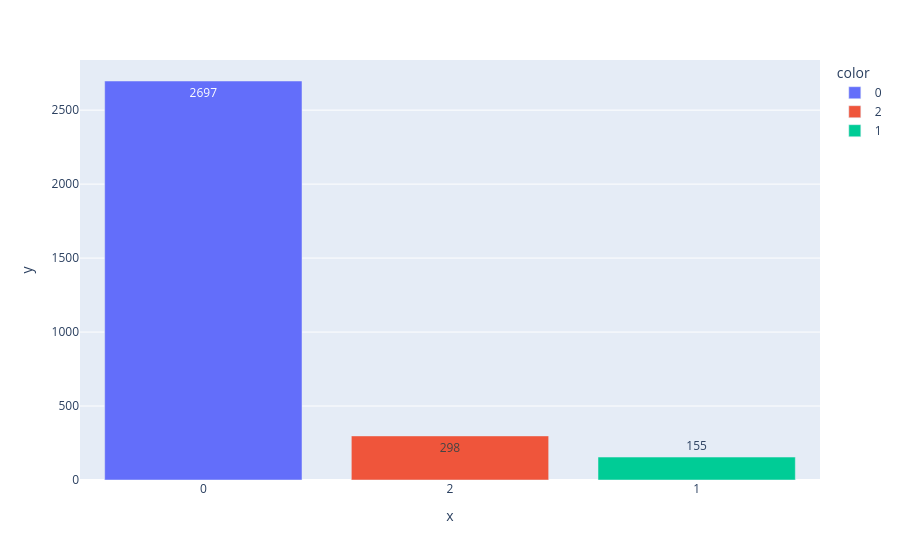

This figure's notebook cell:
### Code cell
# visualiser le diagramme des nombres d'observations
bar_plot(val)

### Figure 1 — Plotly figure (JSON) as saved in the notebook; plotly's stock layout.template omitted (floating-point values rounded to 4 significant figures)
{"data": [{"hovertemplate": "color=0<br>x=%{x}<br>y=%{y}<extra></extra>", "legendgroup": "0", "marker": {"color": "#636efa", "pattern": {"shape": ""}}, "name": "0", "orientation": "v", "showlegend": true, "textposition": "auto", "texttemplate": "%{y}", "type": "bar", "x": ["0"], "xaxis": "x", "y": [2697], "yaxis": "y"}, {"hovertemplate": "color=2<br>x=%{x}<br>y=%{y}<extra></extra>", "legendgroup": "2", "marker": {"color": "#EF553B", "pattern": {"shape": ""}}, "name": "2", "orientation": "v", "showlegend": true, "textposition": "auto", "texttemplate": "%{y}", "type": "bar", "x": ["2"], "xaxis": "x", "y": [298], "yaxis": "y"}, {"hovertemplate": "color=1<br>x=%{x}<br>y=%{y}<extra></extra>", "legendgroup": "1", "marker": {"color": "#00cc96", "pattern": {"shape": ""}}, "name": "1", "orientation": "v", "showlegend": true, "textposition": "auto", "texttemplate": "%{y}", "type": "bar", "x": ["1"], "xaxis": "x", "y": [155], "yaxis": "y"}], "layout": {"barmode": "relative", "legend": {"title": {"text": "color"}, "tracegroupgap": 0}, "margin": {"t": 60}, "xaxis": {"anchor": "y", "domain": [0, 1], "title": {"text": "x"}}, "yaxis": {"anchor": "x", "domain": [0, 1], "title": {"text": "y"}}}}
